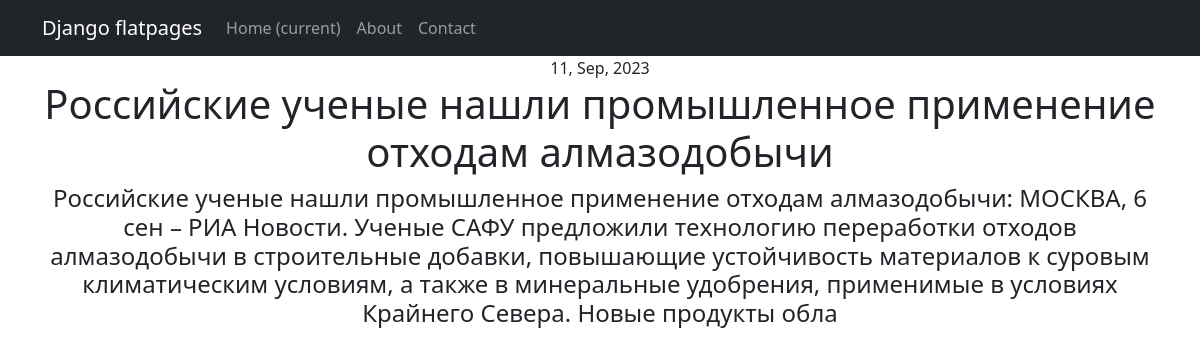
/news/6, run on the app's committed database.
### news/models.py (models this page shows, shortened)
class Post(models.Model):
    author = models.ForeignKey(Author, on_delete=models.CASCADE)
    NEWS = 'NW'
    ARTICLE = 'AR'
    CATEGORY_CHOICES = (
        (NEWS, 'Новость'),
        (ARTICLE, 'Статья'),
    )
    category_type = models.CharField(max_length=2, choices=CATEGORY_CHOICES, default=ARTICLE)
    dataCreation = models.DateTimeField(auto_now_add=True)
    postCategory = models.ManyToManyField(Category, through='PostCategory')
    title = models.CharField(max_length=128)
    text = models.TextField()
    rating = models.SmallIntegerField(default=0)
    def __str__(self):
        return f'{self.title}: {self.text[:280]}'

### news/views.py (the view)
# urls.py: path('<int:pk>', PostDetail.as_view()),
class PostDetail(DetailView):
    model = Post
    queryset = Post.objects.filter(
        category_type='NW'
    ).order_by('id')
    template_name = 'one_news.html'
    context_object_name = 'one_news'

### news/templatetags/censor.py (called while the page is built)
@register.filter()
def censor(text):
    if not isinstance(text, str):
        raise StrException
    else:
        t = text.split(' ')
        for i, b in enumerate(t):
            if b in BAD_WORDS:
                t[i] = b[0] + '*' * int(len(b) - 1)
        return ' '.join(t)

### templates/one_news.html (shortened to what this page needs)
{% extends 'flatpages/default.html' %}
{% load censor %}
{% block content %}
<td>{{ one_news.dataCreation|date:'d, M, Y' }}</td>
<h1>{{ one_news.title|censor }}</h1>
<h4>{{ one_news }}</h4>
{% endblock content %}

### data on the page
Post: dataCreation "11, Sep, 2023", title|censor "Российские ученые нашли промышленное применение отходам алмазодобычи", title+text "Российские ученые нашли промышленное применение отходам алмазодобычи: МОСКВА, 6 сен – РИА Новости. Ученые САФУ предложили технологию переработки отходов алмазодобычи в строительные добавки, повышающие устойчивость материалов к суровым климатическим условиям, а также в минеральные удобрения, применимые в условиях Крайнего Севера. Новые продукты обла"
